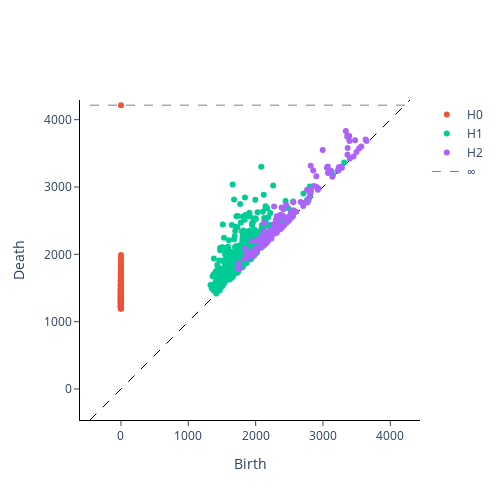

Notebook source saved alongside this figure:
### Code cell
from gtda.plotting import plot_diagram
import numpy as np

embeddedVowel = np.loadtxt('./pDTestRips4000distReduction5/Prueba2/O/AVPEPUDEAC0001PersistenceDiagram.csv',delimiter=",", dtype=np.float64, skiprows=1)
plot_diagram(embeddedVowel)

### Figure 1 — Plotly figure (JSON) as saved in the notebook; plotly's stock layout.template omitted (floating-point values rounded to 4 significant figures; data arrays with more than 128 entries replaced by an {"elided": "..."} marker saying what was removed)
{"data": [{"hoverinfo": "none", "line": {"color": "black", "dash": "dash", "width": 1}, "mode": "lines", "showlegend": false, "type": "scatter", "x": [-459.9, 4292.0], "y": [-459.9, 4292.0]}, {"hoverinfo": "text", "hovertext": {"elided": "579 str values"}, "mode": "markers", "name": "H0", "type": "scatter", "x": {"elided": "579 int values"}, "y": {"elided": "579 float values"}}, {"hoverinfo": "text", "hovertext": {"elided": "451 str values"}, "mode": "markers", "name": "H1", "type": "scatter", "x": {"elided": "451 float values"}, "y": {"elided": "451 float values"}}, {"hoverinfo": "text", "hovertext": {"elided": "135 str values"}, "mode": "markers", "name": "H2", "type": "scatter", "x": {"elided": "135 float values"}, "y": {"elided": "135 float values"}}, {"hoverinfo": "none", "line": {"color": "black", "dash": "dash", "width": 0.5}, "mode": "lines", "name": "∞", "showlegend": true, "type": "scatter", "x": [-459.9, 4292.0], "y": [4216.0, 4216.0]}], "layout": {"height": 500, "plot_bgcolor": "white", "width": 500, "xaxis": {"autorange": false, "exponentformat": "e", "linecolor": "black", "linewidth": 1, "mirror": false, "range": [-459.9, 4292.0], "showexponent": "all", "showline": true, "side": "bottom", "ticks": "outside", "title": {"text": "Birth"}, "type": "linear", "zeroline": true}, "yaxis": {"autorange": false, "exponentformat": "e", "linecolor": "black", "linewidth": 1, "mirror": false, "range": [-459.9, 4292.0], "scaleanchor": "x", "scaleratio": 1, "showexponent": "all", "showline": true, "side": "left", "ticks": "outside", "title": {"text": "Death"}, "type": "linear", "zeroline": true}}}
